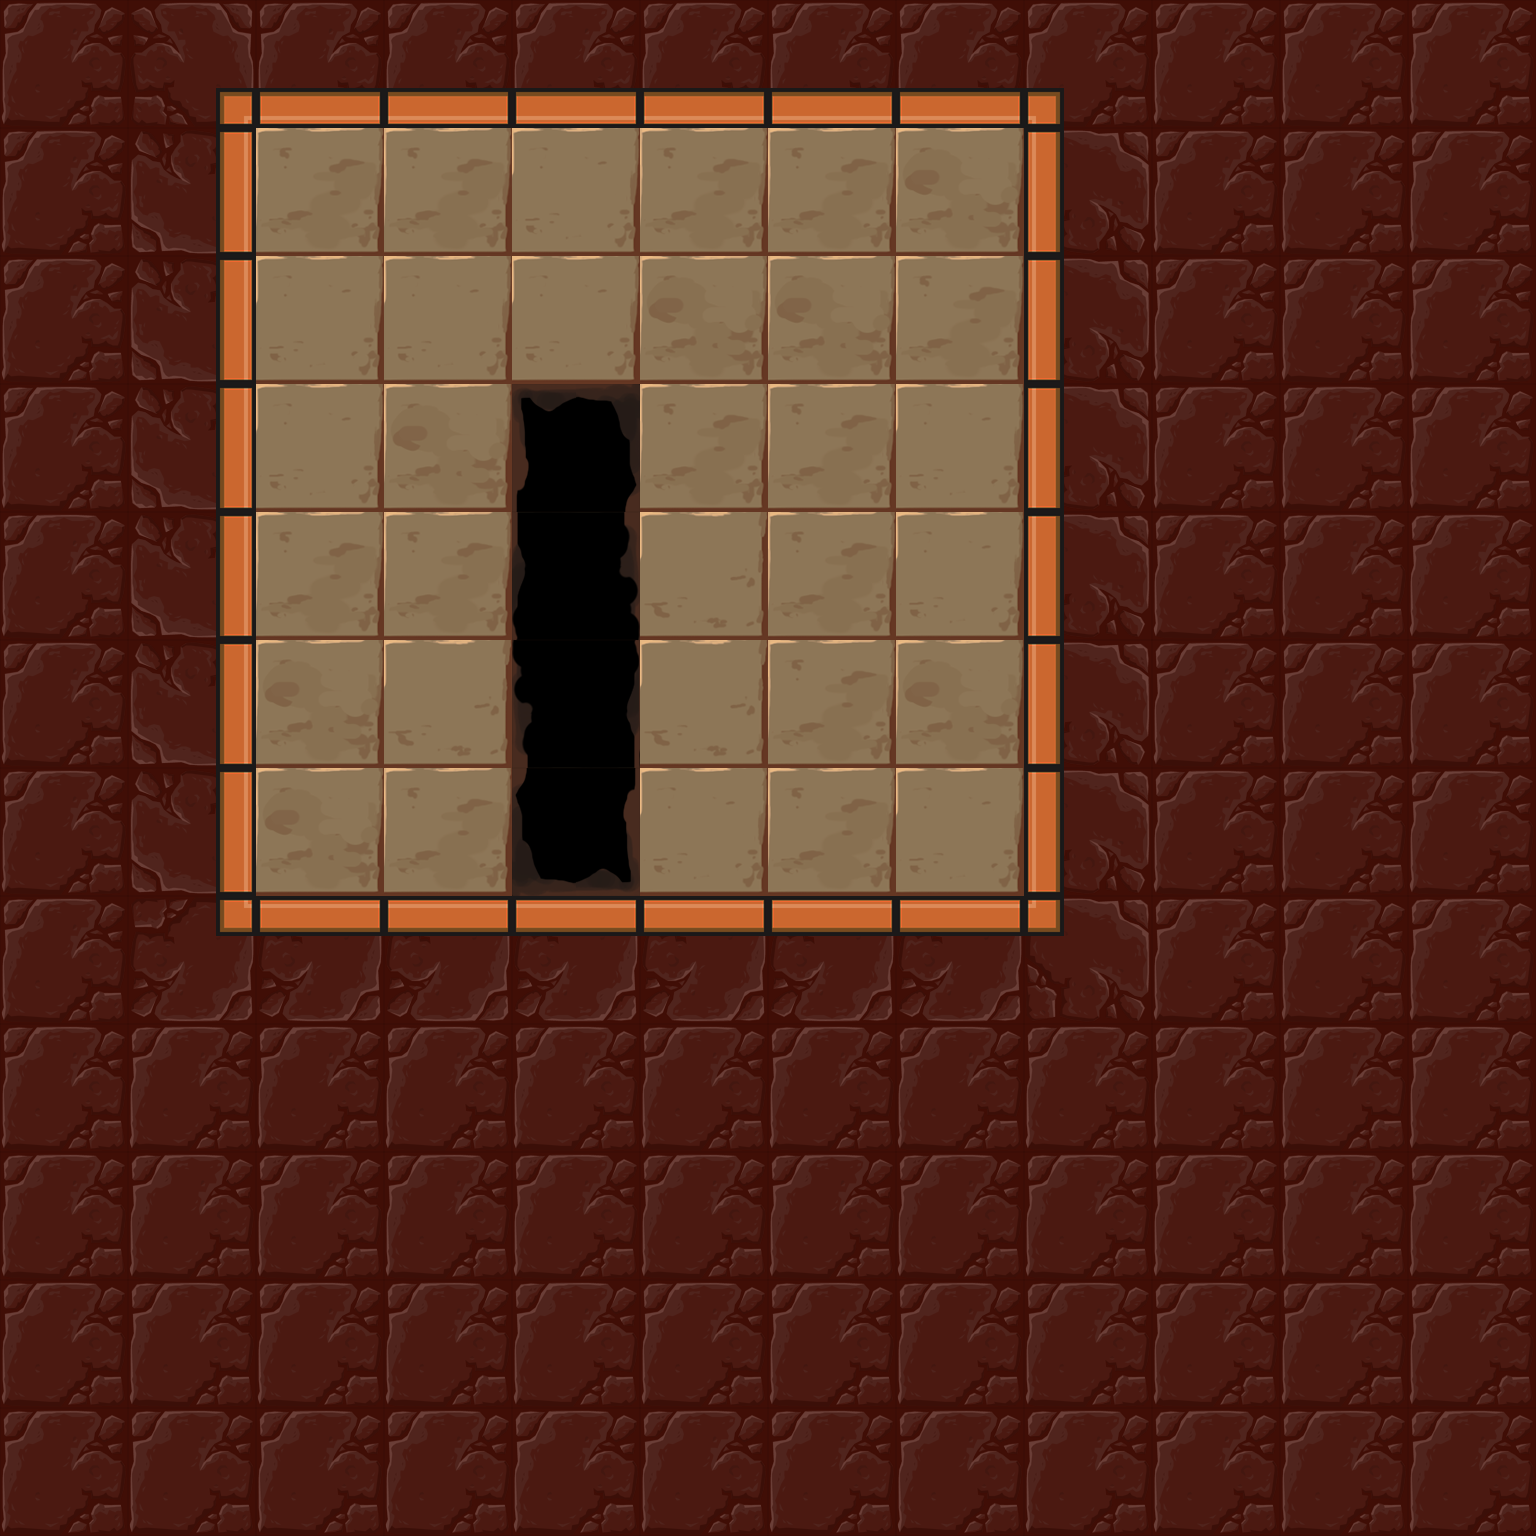

Tiled map render using the project's own tile images. Description and the map definition, with tile-layer contents summarised, below:
An orthogonal 12x12 tile map with 128x128 px tiles, 3 tile layers (Floor, Holes, Walls), 6 tilesets and 5 objects (lightOrb, lightSwitch, player_start, exit).

<map version="1.0" orientation="orthogonal" renderorder="right-down" width="12" height="12" tilewidth="128" tileheight="128" nextobjectid="52">
 <tileset firstgid="1" name="walls" tilewidth="128" tileheight="128" tilecount="50">
  <image source="../images/beta/wallSheet.png" width="640" height="1280" />
 </tileset>
 <tileset firstgid="51" name="lightOrbs" tilewidth="128" tileheight="128" tilecount="50">
  <image source="../images/beta/lightSheet.png" width="640" height="1280" />
 </tileset>
 <tileset firstgid="101" name="exit" tilewidth="128" tileheight="128" tilecount="1">
  <image source="../images/beta/gate_closed.png" width="128" height="128" />
 </tileset>
 <tileset firstgid="102" name="floors" tilewidth="128" tileheight="128" tilecount="4">
  <image source="../images/beta/floor_sheet.png" width="512" height="128" />
 </tileset>
 <tileset firstgid="106" name="holes" tilewidth="128" tileheight="128" tilecount="18">
  <image source="../images/beta/hole_sheet.png" width="768" height="384" />
 </tileset>
 <tileset firstgid="124" name="mirrors" tilewidth="128" tileheight="128" tilecount="1">
  <image source="../images/beta/mirror_1.png" width="128" height="128" />
 </tileset>
 <layer name="Floor" width="12" height="12">
  <properties>
   <property name="tileset" value="floors" />
  </properties>
  <data>[144 cells, 36 non-empty, 4 distinct tile ids]</data>
 </layer>
 <layer name="Holes" width="12" height="12">
  <properties>
   <property name="tileset" value="holes" />
  </properties>
  <data>[144 cells, 4 non-empty, 4 distinct tile ids]</data>
 </layer>
 <layer name="Walls" width="12" height="12">
  <properties>
   <property name="tileset" value="walls" />
  </properties>
  <data>[144 cells, 108 non-empty, 9 distinct tile ids]</data>
 </layer>
 <objectgroup name="Objects">
  <object id="51" gid="2147483772" x="374" y="514" width="128" height="128" />
 </objectgroup>
 <objectgroup name="Mirrors" />
 <objectgroup name="Light">
  <object id="43" type="lightOrb" gid="51" x="896" y="256" width="128" height="128">
   <properties>
    <property name="direction" value="5" />
   </properties>
  </object>
  <object id="44" type="lightSwitch" gid="52" x="644" y="634" width="128" height="128" />
 </objectgroup>
 <objectgroup color="#141ba4" name="player_start">
  <object id="45" type="player_start" x="256" y="766" width="128" height="128" />
 </objectgroup>
 <objectgroup color="#71a400" name="Exit">
  <object id="47" type="exit" gid="101" x="892" y="892" width="128" height="128" />
 </objectgroup>
</map>
